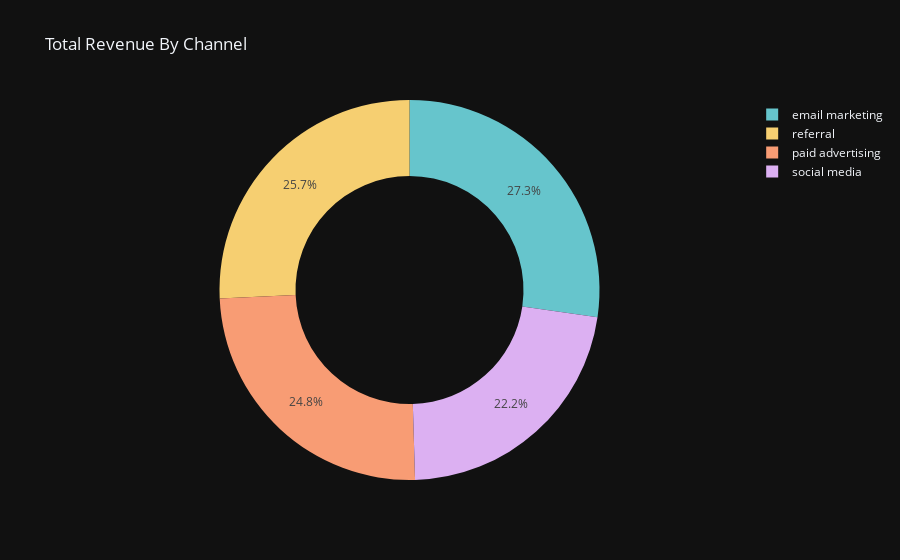

Notebook source saved alongside this figure:
### Code cell
revenue_by_channel = data.groupby('channel')['revenue'].sum().reset_index()
fig= px.pie(revenue_by_channel,
            values = "revenue",
            names="channel",
            title="Total Revenue By Channel",
            hole=0.6,
            color_discrete_sequence = px.colors.qualitative.Pastel)
fig.show()

### Figure 1 — Plotly figure (JSON) as saved in the notebook; plotly's stock layout.template omitted (floating-point values rounded to 4 significant figures)
{"data": [{"domain": {"x": [0, 1], "y": [0, 1]}, "hole": 0.6, "hovertemplate": "channel=%{label}<br>revenue=%{value}<extra></extra>", "labels": ["email marketing", "paid advertising", "referral", "social media"], "legendgroup": "", "name": "", "showlegend": true, "type": "pie", "values": [604706, 548396, 569552, 492667]}], "layout": {"autosize": true, "legend": {"tracegroupgap": 0}, "piecolorway": ["rgb(102, 197, 204)", "rgb(246, 207, 113)", "rgb(248, 156, 116)", "rgb(220, 176, 242)", "rgb(135, 197, 95)", "rgb(158, 185, 243)", "rgb(254, 136, 177)", "rgb(201, 219, 116)", "rgb(139, 224, 164)", "rgb(180, 151, 231)", "rgb(179, 179, 179)"], "title": {"text": "Total Revenue By Channel"}}}
